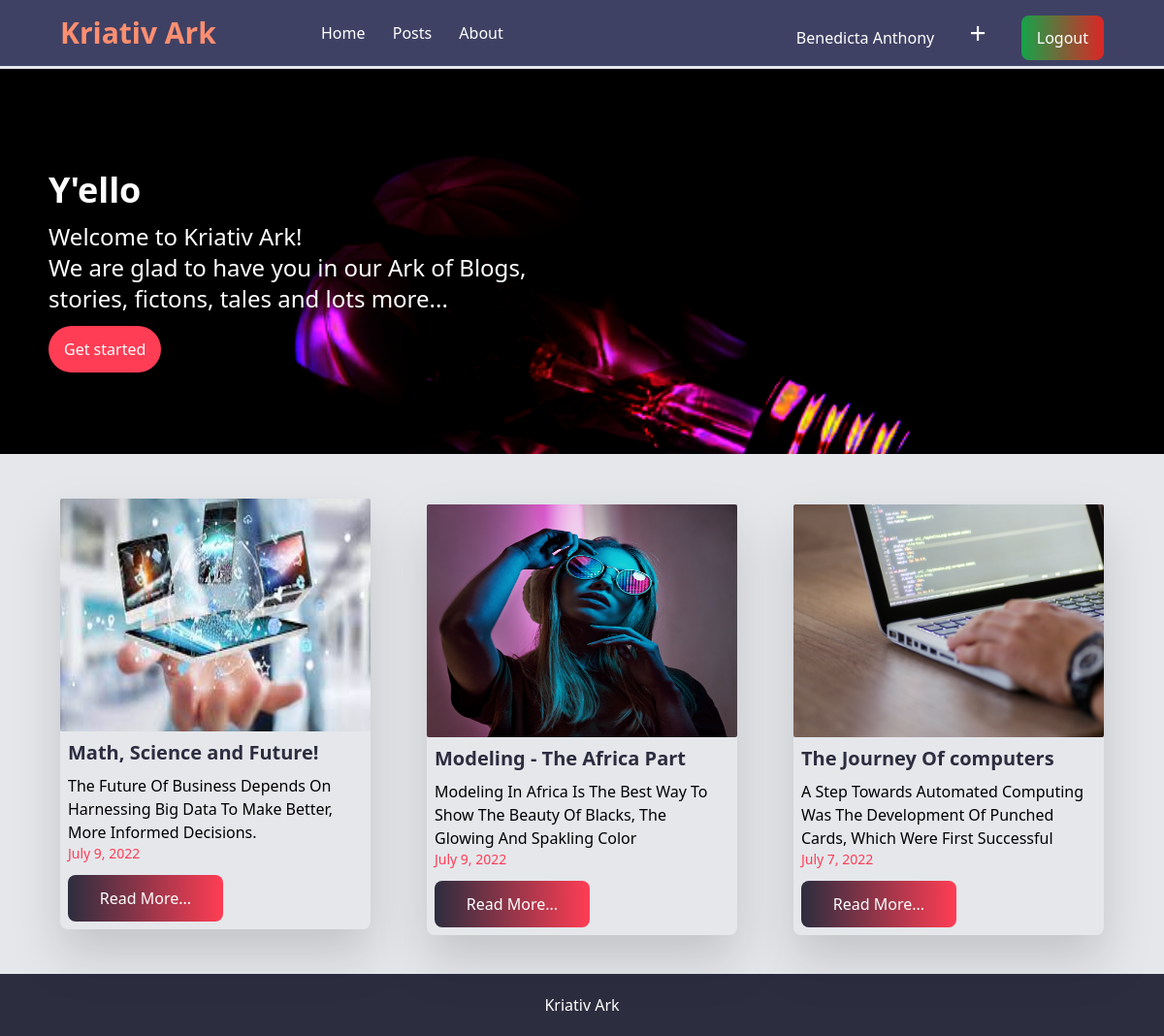
Screenshot of / (signed in) with the database file from the repository.
### users/models.py (models this page shows, shortened)
class Profile(models.Model):
    user = models.OneToOneField(User, on_delete=models.CASCADE)
    first_name = models.CharField(max_length=100)
    last_name = models.CharField(max_length=100)
    contact = models.CharField(max_length=15, blank=True, null=True)
    bio = models.TextField(max_length=300)
    image = models.ImageField(upload_to="profile/images", blank=True, null=True)
    slug = models.SlugField(max_length=255, db_index=True)
    def __str__(self) -> str:
        return f"{self.first_name} {self.last_name}"

### posts/models.py (models this page shows, shortened)
class Post(models.Model):
    author = models.ForeignKey(User, on_delete=models.CASCADE, related_name="post")
    title = models.CharField(max_length=50)
    excert = models.CharField(max_length=100)
    text = models.TextField()
    date = models.DateField(auto_now_add=True)
    slug = models.SlugField(max_length=255, db_index=True)
    image = models.ImageField(upload_to="images", null=True, blank=True)
    tag = models.ManyToManyField(Tag, blank=True)

### posts/views.py (the view)
# urls.py: path("", views.index, name="home"),
def index(request):
    posts = Post.objects.all().order_by("-date")[:3]
    context = {
        "posts":posts
    }
    return render(request, "posts/index.html", context)

### posts/templates/posts/index.html (shortened to what this page needs)
{% extends 'base.html' %}
{% load static %}
{% block content %}
    {% include 'navbar.html' %}
<section class="landing py-4 px-2 w-full">
    <div class="container mx-auto flex flex-col justify-center mt-3 text-center h-full md:text-left md:items-start">
        <h1 class="text-white text-2xl font-semibold md:text-4xl">Y'ello</h1>
        <p class="text-white text-2xl w-full mt-3 md:w-1/2">
            Welcome to Kriativ Ark! <br> We are glad to have you in our Ark of Blogs, stories, fictons, tales and lots more...
        </p>
        <a href=" {% url 'create-account' %} " class="py-3 px-4 bg-LightRed text-white rounded-full hover:bg-VeryLightRed mt-3 text-center text-1xl">Get started</a>
    </div>
</section>
<main class="container mx-auto w-full my-5 py-5 px-3">
    <div class="flex flex-col items-center flex-wrap justify-between space-y-3 md:flex-row">
        {% for post in posts %}
        {% include "./includes/shared.html" %}
        {% endfor %}
    </div>
</main>
{% endblock content %}

### templates/navbar.html (shortened to what this page needs)
<section class="w-100 bg-VeryDarkDesaturatedBlue">
    <header class="container mx-auto py-4 flex relative z-20 justify-between items-center px-3">
      <div class="logo">
        <h2 class="text-2xl md:text-3xl font-bold text-white">
          <a href="{% url 'home' %}" class="text-VeryLightRed">Kriativ Ark</a>
        </h2>
      </div>
      <nav class=" hidden md:flex items-center justify-between w-3/4">
        <div class="space-x-6 ">
          <a href=" {% url 'home' %} " class="text-white hover:text-VeryLightRed">Home</a>
          <a href=" {% url 'posts' %} " class="text-white hover:text-VeryLightRed">Posts</a>
          <a href=" {% url 'about' %} " class="text-white hover:text-VeryLightRed">About</a>
        </div>
        <div class="space-x-8">
          {% if user.is_authenticated %}
          <a href=" {% url 'dashbord' user %} " class="text-white hover:text-VeryLightRed">{{user.profile}}</a>
          <a href= " {% url 'add-post' %} " class="text-white text-3xl hover:text-VeryLightRed">+</a>
          <a href=" {% url 'logout' %} " class="w-full py-3 px-4 bg-gradient-to-r from-green-600 to-red-600 hover:from-red-600 hover:to-green-400 text-white rounded-lg hover:bg-green-800 mt-3 text-center text-1xl md:1/2">Logout</a>
        {% endif %}
      </nav>
</header>
  </section>

### posts/templates/posts/includes/shared.html
{% load static %}
<article class="flex flex-col justify-center items-start h-full w-full text-left drop-shadow-2xl rounded-lg bg-gray-200 pb-2 md:w-80">
    {% if post.image.url is not None %}
        <img src=" {{post.image.url}} " class="w-full h-60 rounded-sm" alt="">
    {% else %}
        <img src=" {% static 'images/default.jpg' %}" alt="{{post.title}}">
    {% endif %}
    <h1 class="text-xl py-2 px-2 text-VeryDarkGrayBlue font-bold">{{post.title}}</h1>
    <p class="text-md font-semi-bold px-2"> {{post.excert |title}}</p>
    <p class="px-2 text-sm text-LightRed">{{post.date}}</p>
    <a href=" {% url 'detail' post.slug %}" class="w-1/2 py-3 mx-2 px-4 mt-3 text-center text-1xl bg-gradient-to-r from-VeryDarkGrayBlue to-LightRed text-white rounded-lg hover:from-VeryDarkDesaturatedBlue hover:to-VeryLightRed ">Read More...</a>
</article>

### rows the page displays
Post: image (picture), title "Math, Science and Future!", excert "The Future Of Business Depends On Harnessing Big Data To Make Better, More Informed Decisions.", date "July 9, 2022"
Post: image (picture), title "Modeling - The Africa Part", excert "Modeling In Africa Is The Best Way To Show The Beauty Of Blacks, The Glowing And Spakling Color", date "July 9, 2022"
Post: image (picture), title "The Journey Of computers", excert "A Step Towards Automated Computing Was The Development Of Punched Cards, Which Were First Successful", date "July 7, 2022"

### other values shown
{{ user.profile }} "Benedicta Anthony"
